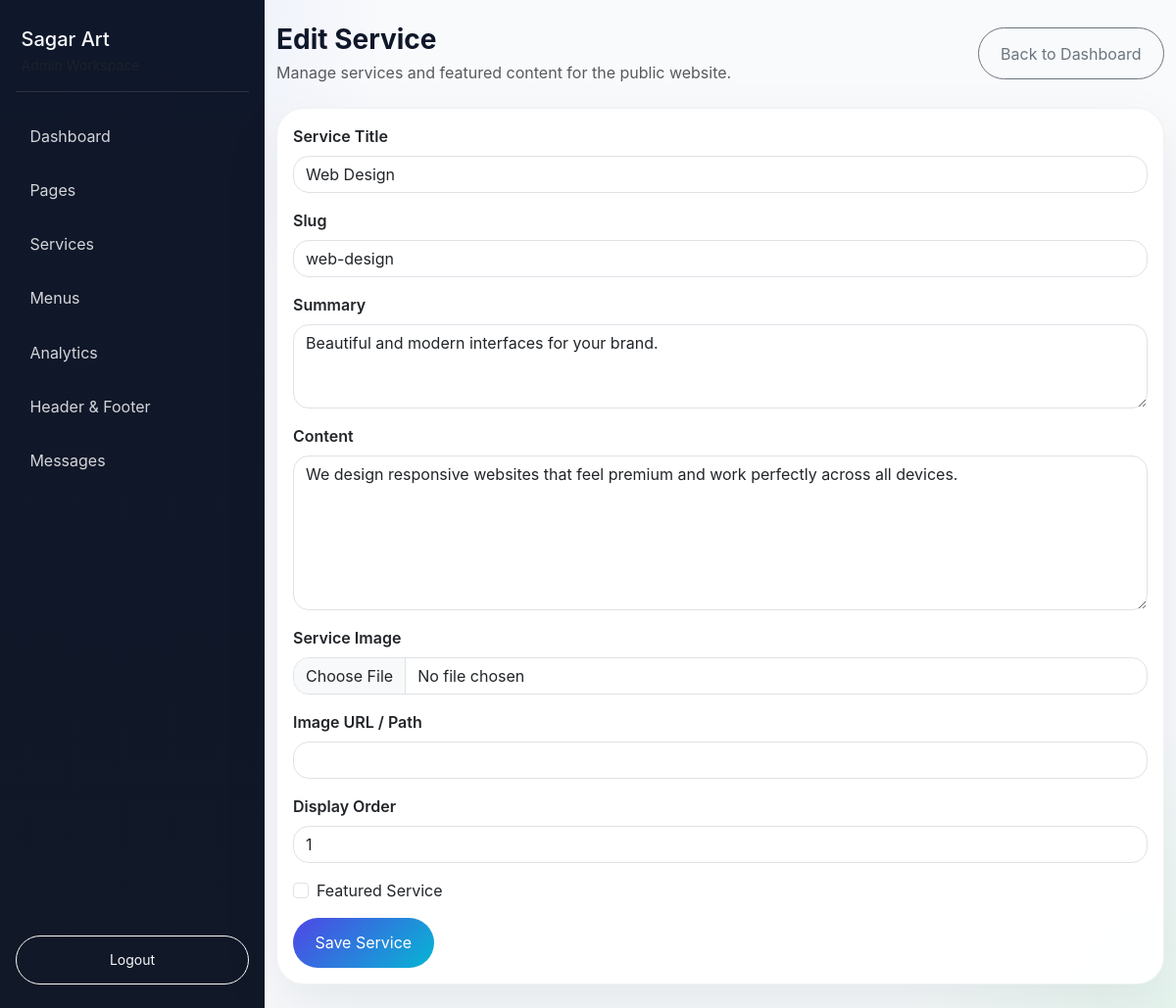
The page /admin/service_form.php?id=1 (signed in) on the database its author committed.
### tables this page shows
CREATE TABLE `services` (
  `id` int(11) NOT NULL,
  `title` varchar(255) NOT NULL,
  `slug` varchar(100) NOT NULL,
  `summary` text NOT NULL,
  `content` text NOT NULL,
  `image_url` varchar(255) DEFAULT NULL,
  `display_order` int(11) NOT NULL DEFAULT 0,
  `is_featured` tinyint(1) NOT NULL DEFAULT 0
);

### admin/service_form.php (the view, shortened to what this page needs)
<?php
require '../includes/config.php';
$id = isset($_GET['id']) ? (int)$_GET['id'] : 0;
$service = null;
if ($id) {
    $stmt = $conn->prepare('SELECT id, title, slug, summary, content, image_url, display_order, is_featured FROM services WHERE id = ? LIMIT 1');
    $stmt->bind_param('i', $id);
    $stmt->execute();
    $service = $stmt->get_result()->fetch_assoc();
}
?>
<!DOCTYPE html>
<html lang="en">
<head>
  <link href="https://cdn.jsdelivr.net/npm/bootstrap@5.3.3/dist/css/bootstrap.min.css" rel="stylesheet">
  <link rel="stylesheet" href="../assets/css/style.css">
</head>
<body class="admin-shell">
  <div class="admin-layout">
    <?php include 'includes/sidebar.php'; ?>
    <main class="admin-main">
      <div class="container-fluid py-4">
        <div class="d-flex justify-content-between align-items-center mb-4">
          <div>
            <h3 class="fw-bold mb-1"><?php echo $service ? 'Edit Service' : 'Add Service'; ?></h3>
            <p class="text-muted mb-0">Manage services and featured content for the public website.</p>
          </div>
          <a href="dashboard.php" class="btn btn-outline-secondary">Back to Dashboard</a>
        </div>
        <div class="card admin-card">
          <div class="card-body">
            <form method="post" enctype="multipart/form-data">
              <div class="mb-3">
                <label class="form-label">Service Title</label>
                <input type="text" name="title" class="form-control" value="<?php echo htmlspecialchars($service['title'] ?? ''); ?>" required>
              </div>
              <div class="mb-3">
                <label class="form-label">Slug</label>
                <input type="text" name="slug" class="form-control" value="<?php echo htmlspecialchars($service['slug'] ?? ''); ?>" required>
              </div>
              <div class="mb-3">
                <label class="form-label">Summary</label>
                <textarea name="summary" class="form-control" rows="3"><?php echo htmlspecialchars($service['summary'] ?? ''); ?></textarea>
              </div>
              <div class="mb-3">
                <label class="form-label">Content</label>
                <textarea name="content" class="form-control" rows="6"><?php echo htmlspecialchars($service['content'] ?? ''); ?></textarea>
              </div>
              <div class="mb-3">
                <label class="form-label">Service Image</label>
                <input type="file" name="image_file" class="form-control">
              </div>
              <div class="mb-3">
                <label class="form-label">Image URL / Path</label>
                <input type="text" name="image_url" class="form-control" value="<?php echo htmlspecialchars($service['image_url'] ?? ''); ?>">
              </div>
              <div class="mb-3">
                <label class="form-label">Display Order</label>
                <input type="number" name="display_order" class="form-control" value="<?php echo (int)($service['display_order'] ?? 0); ?>">
              </div>
              <div class="form-check mb-3">
                <input class="form-check-input" type="checkbox" name="is_featured" value="1" <?php echo (!empty($service['is_featured']) ? 'checked' : ''); ?>>
                <label class="form-check-label">Featured Service</label>
              </div>
              <button type="submit" class="btn btn-primary">Save Service</button>
            </form>
          </div>
        </div>
      </div>
    </main>
  </div>
</body>
</html>

### assets/css/style.css (style rules this page uses)
:root { --bg-base: #f9fbff; --bg-surface: rgba(255, 255, 255, 0.95); --text-base: #0f172a; --text-muted: #475569; --accent-strong: #5b21b6; --accent-soft: #3b82f6; --accent-fade: #a78bfa; --shadow-soft: 0 24px 60px rgba(15, 23, 42, 0.08); }
* { box-sizing: border-box; }
body { margin: 0; font-family: 'Inter', 'Segoe UI', Arial, sans-serif; background: radial-gradient(circle at top left, rgba(59, 130, 246, 0.12), transparent 28%), radial-gradient(circle at bottom right, rgba(139, 92, 246, 0.14), transparent 22%), var(--bg-base); color: var(--text-base); }
a { color: inherit; }
.card, .admin-card, .footer-card { border: 0; border-radius: 1.75rem; background: var(--bg-surface); box-shadow: var(--shadow-soft); }
.btn { border-radius: 999px; padding: 0.85rem 1.4rem; }
.btn-primary, .btn-primary:focus, .btn-primary:hover { background: linear-gradient(135deg, #4f46e5, #06b6d4); border: none; color: #fff; }
.btn-secondary, .btn-outline-secondary { border-radius: 999px; }
.admin-shell { background: radial-gradient(circle at top left, rgba(99, 102, 241, 0.14), transparent 25%), radial-gradient(circle at bottom right, rgba(34, 197, 94, 0.08), transparent 18%), #f8fafc; min-height: 100vh; }
.admin-layout { display: flex; min-height: 100vh; }
.admin-main { flex: 1; min-width: 0; }
.admin-shell .btn-outline-secondary, .admin-shell .btn-outline-primary, .admin-shell .btn-outline-info, .admin-shell .btn-outline-success, .admin-shell .btn-outline-danger { border-radius: 999px; }
.admin-shell .card { border: 1px solid rgba(15, 23, 42, 0.06); }
.form-control, .form-select { border-radius: 1rem; }
.form-label { font-weight: 600; }

### rows shown on the page
services: title "Web Design", slug "web-design", summary "Beautiful and modern interfaces for your brand.", content "We design responsive websites that feel premium and work perfectly across all devices.", display_order "1"

### other values the page prints
$item['label'] "Dashboard"
$item['label'] "Pages"
$item['label'] "Services"
$item['label'] "Menus"
$item['label'] "Analytics"
$item['label'] "Header & Footer"
$item['label'] "Messages"
